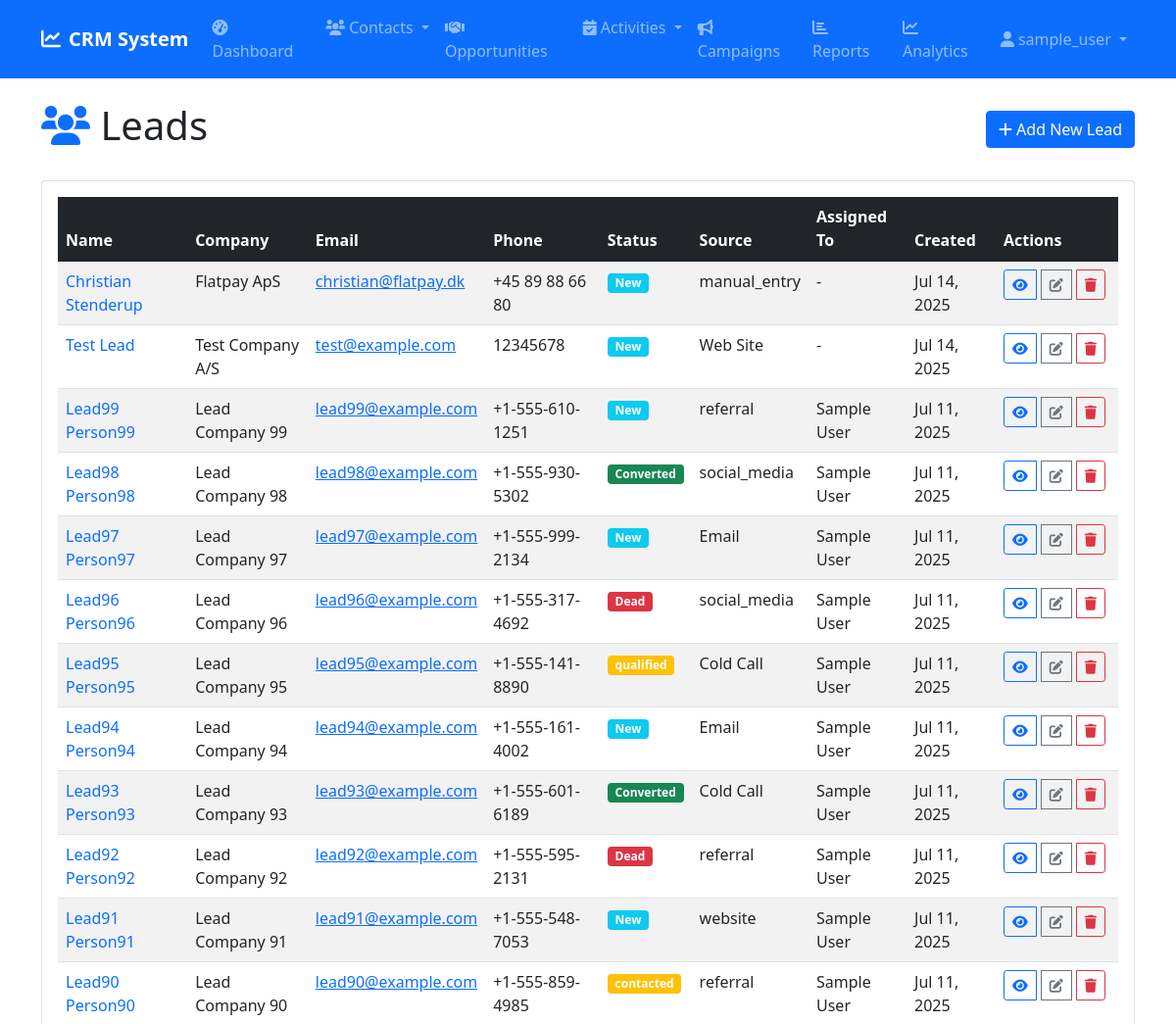
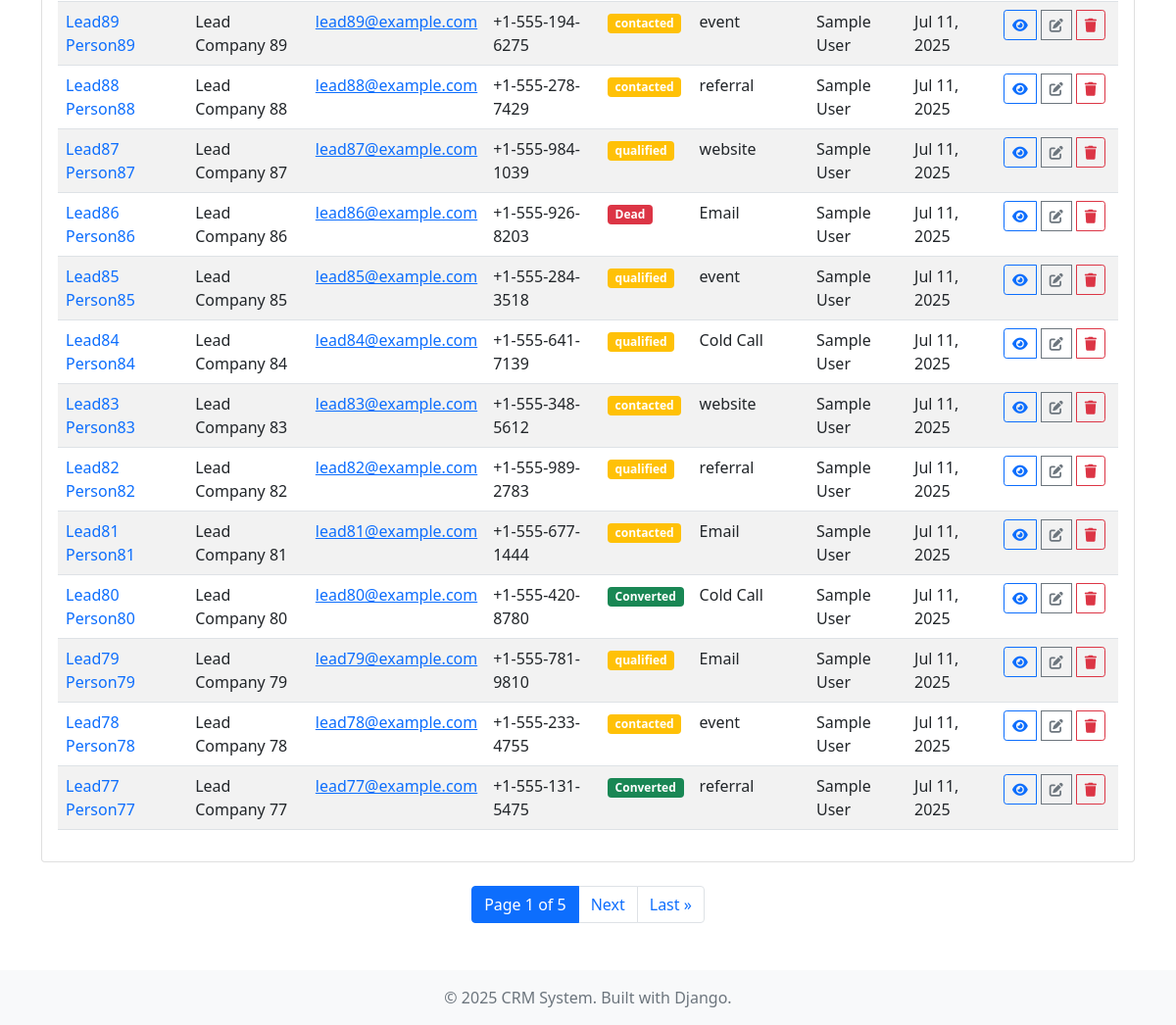
Page /leads/ (signed in) on the committed database (2 pictures, top to bottom).
### leads/models.py (models this page shows, shortened)
class Lead(models.Model):
    LEAD_STATUS = [
        ('new', 'New'),
        ('assigned', 'Assigned'),
        ('in_process', 'In Process'),
        ('converted', 'Converted'),
        ('recycled', 'Recycled'),
        ('dead', 'Dead'),
    ]
    LEAD_SOURCE = [
        ('cold_call', 'Cold Call'),
        ('existing_customer', 'Existing Customer'),
        ('partner', 'Partner'),
        ('public_relations', 'Public Relations'),
        ('direct_mail', 'Direct Mail'),
        ('conference', 'Conference'),
        ('trade_show', 'Trade Show'),
        ('web_site', 'Web Site'),
        ('word_of_mouth', 'Word of mouth'),
        ('email', 'Email'),
        ('campaign', 'Campaign'),
        ('other', 'Other'),
    ]
    FUNNEL_STAGE_CHOICES = [
        ('form_submitted', 'Form Submitted'),
        ('meeting_booked', 'Meeting Booked'),
        ('meeting_held', 'Meeting Held'),
        ('pilot_signed', 'Pilot Signed'),
        ('deal_closed', 'Deal Closed'),
        ('churned', 'Churned'),
    ]
    SALUTATIONS = [
        ('mr', 'Mr.'),
        ('mrs', 'Mrs.'),
        ('ms', 'Ms.'),
        ('dr', 'Dr.'),
        ('prof', 'Prof.'),
    ]
    salutation = models.CharField(max_length=10, choices=SALUTATIONS, blank=True)
    first_name = models.CharField(max_length=100)
    last_name = models.CharField(max_length=100)
    title = models.CharField(max_length=100, blank=True)
    company = models.CharField(max_length=200)
    email = models.EmailField()
    phone = models.CharField(max_length=20, blank=True)
    mobile = models.CharField(max_length=20, blank=True)
    fax = models.CharField(max_length=20, blank=True)
    website = models.URLField(blank=True)
    street = models.TextField(blank=True)
    city = models.CharField(max_length=100, blank=True)
    state = models.CharField(max_length=100, blank=True)
    postal_code = models.CharField(max_length=20, blank=True)
    country = models.CharField(max_length=100, blank=True)
    lead_source = models.CharField(max_length=20, choices=LEAD_SOURCE, blank=True)
    status = models.CharField(max_length=20, choices=LEAD_STATUS, default='new')
    industry = models.CharField(max_length=100, blank=True)
    annual_revenue = models.DecimalField(max_digits=15, decimal_places=2, null=True, blank=True)
    employees = models.IntegerField(null=True, blank=True)
    funnel_stage = models.CharField(max_length=20, choices=FUNNEL_STAGE_CHOICES, default='form_submitted')
    funnel_stage_updated_at = models.DateTimeField(auto_now=True)
    form_submitted_at = models.DateTimeField(null=True, blank=True)
    meeting_booked_at = models.DateTimeField(null=True, blank=True)
    meeting_held_at = models.DateTimeField(null=True, blank=True)
    pilot_signed_at = models.DateTimeField(null=True, blank=True)
    deal_closed_at = models.DateTimeField(null=True, blank=True)
    churned_at = models.DateTimeField(null=True, blank=True)
    lead_score = models.IntegerField(default=0, help_text="Lead quality score 0-100")
    estimated_value = models.DecimalField(max_digits=12, decimal_places=2, null=True, blank=True)
    cvr_number = models.CharField(max_length=8, blank=True, null=True, help_text="Danish CVR number")
    cvr_last_updated = models.DateTimeField(null=True, blank=True, help_text="When CVR data was last fetched")
    icp_score = models.IntegerField(default=4, help_text="ICP matching score (4-12 points)")
    icp_score_breakdown = models.JSONField(default=dict, blank=True, help_text="Detailed ICP scoring breakdown")
    do_not_call = models.BooleanField(default=False)
    email_opt_out = models.BooleanField(default=False)
    description = models.TextField(blank=True)
    assigned_to = models.ForeignKey(User, on_delete=models.SET_NULL, null=True, blank=True)
    created_by = models.ForeignKey(User, on_delete=models.SET_NULL, null=True, blank=True, related_name='created_leads')
    created_at = models.DateTimeField(auto_now_add=True)
    updated_at = models.DateTimeField(auto_now=True)
    class Meta:
        ordering = ['-created_at']
    @property
    def full_name(self):
        return f"{self.first_name} {self.last_name}"

### leads/views.py (the view)
# urls.py: path('', views.LeadListView.as_view(), name='list'),
class LeadListView(LoginRequiredMixin, ListView):
    model = Lead
    template_name = 'leads/lead_list.html'
    context_object_name = 'leads'
    paginate_by = 25
    def get_queryset(self):
        return Lead.objects.select_related('assigned_to').order_by('-created_at')

### templates/leads/lead_list.html (shortened to what this page needs)
{% extends 'base.html' %}
{% block content %}
<div class="d-flex justify-content-between align-items-center mb-4">
    <h1><i class="fas fa-users text-primary"></i> Leads</h1>
    <a href="{% url 'leads:create' %}" class="btn btn-primary">
        <i class="fas fa-plus"></i> Add New Lead
    </a>
</div>
<div class="card">
    <div class="card-body">
        <div class="table-responsive">
            <table class="table table-striped table-hover">
                <thead class="table-dark">
                    <tr>
                        <th>Name</th>
                        <th>Company</th>
                        <th>Email</th>
                        <th>Phone</th>
                        <th>Status</th>
                        <th>Source</th>
                        <th>Assigned To</th>
                        <th>Created</th>
                        <th>Actions</th>
                    </tr>
                </thead>
                <tbody>
                    {% for lead in leads %}
                    <tr>
                        <td>
                            <a href="{% url 'leads:detail' lead.pk %}" class="text-decoration-none">
                                {{ lead.full_name }}
                            </a>
                        </td>
                        <td>{{ lead.company }}</td>
                        <td>
                            {% if lead.email %}
                                <a href="mailto:{{ lead.email }}">{{ lead.email }}</a>
                            {% endif %}
                        </td>
                        <td>{{ lead.phone|default:"-" }}</td>
                        <td>
                            <span class="badge {% if lead.status == 'new' %}bg-info{% elif lead.status == 'converted' %}bg-success{% elif lead.status == 'dead' %}bg-danger{% else %}bg-warning{% endif %}">
                                {{ lead.get_status_display }}
                            </span>
                        </td>
                        <td>{{ lead.get_lead_source_display|default:"-" }}</td>
                        <td>{{ lead.assigned_to.get_full_name|default:"-" }}</td>
                        <td>{{ lead.created_at|date:"M d, Y" }}</td>
                        <td>
                            <div class="btn-group" role="group">
                                <a href="{% url 'leads:detail' lead.pk %}" class="btn btn-sm btn-outline-primary" title="View">
                                    <i class="fas fa-eye"></i>
                                </a>
                                <a href="{% url 'leads:edit' lead.pk %}" class="btn btn-sm btn-outline-secondary" title="Edit">
                                    <i class="fas fa-edit"></i>
                                </a>
                                <a href="{% url 'leads:delete' lead.pk %}" class="btn btn-sm btn-outline-danger" title="Delete">
                                    <i class="fas fa-trash"></i>
                                </a>
                            </div>
                        </td>
                    </tr>
                    {% endfor %}
                </tbody>
            </table>
        </div>
    </div>
</div>
{% if is_paginated %}
<nav aria-label="Page navigation">
    <ul class="pagination justify-content-center mt-4">
        <li class="page-item active">
            <span class="page-link">
                Page {{ page_obj.number }} of {{ page_obj.paginator.num_pages }}
            </span>
        </li>
        {% if page_obj.has_next %}
            <li class="page-item">
                <a class="page-link" href="?page={{ page_obj.next_page_number }}">Next</a>
            </li>
            <li class="page-item">
                <a class="page-link" href="?page={{ page_obj.paginator.num_pages }}">Last &raquo;</a>
            </li>
        {% endif %}
    </ul>
</nav>
{% endif %}
{% endblock %}

### templates/base.html (shortened to what this page needs)
<!DOCTYPE html>
<html lang="en">
<head>
    <link href="https://cdn.jsdelivr.net/npm/bootstrap@5.1.3/dist/css/bootstrap.min.css" rel="stylesheet">
    <link href="https://cdnjs.cloudflare.com/ajax/libs/font-awesome/6.0.0/css/all.min.css" rel="stylesheet">
    {% load static %}
    <link href="{% static 'css/custom.css' %}" rel="stylesheet">
</head>
<body>
    <nav class="navbar navbar-expand-lg navbar-dark bg-primary">
        <div class="container">
            <a class="navbar-brand" href="{% url 'dashboard:home' %}">
                <i class="fas fa-chart-line me-2"></i>CRM System
            </a>
            {% if user.is_authenticated %}
            <div class="collapse navbar-collapse" id="navbarNav">
                <ul class="navbar-nav me-auto">
                    <li class="nav-item">
                        <a class="nav-link" href="{% url 'dashboard:home' %}">
                            <i class="fas fa-tachometer-alt me-1"></i>Dashboard
                        </a>
                    </li>
                    <li class="nav-item dropdown">
                        <a class="nav-link dropdown-toggle" href="#" role="button" data-bs-toggle="dropdown">
                            <i class="fas fa-users me-1"></i>Contacts
                        </a>
                    </li>
                    <li class="nav-item">
                        <a class="nav-link" href="{% url 'opportunities:list' %}">
                            <i class="fas fa-handshake me-1"></i>Opportunities
                        </a>
                    </li>
                    <li class="nav-item dropdown">
                        <a class="nav-link dropdown-toggle" href="#" role="button" data-bs-toggle="dropdown">
                            <i class="fas fa-calendar-check me-1"></i>Activities
                        </a>
                    </li>
                    <li class="nav-item">
                        <a class="nav-link" href="{% url 'campaigns:list' %}">
                            <i class="fas fa-bullhorn me-1"></i>Campaigns
                        </a>
                    </li>
                    <li class="nav-item">
                        <a class="nav-link" href="{% url 'dashboard:reports' %}">
                            <i class="fas fa-chart-bar me-1"></i>Reports
                        </a>
                    </li>
                    <li class="nav-item">
                        <a class="nav-link" href="{% url 'dashboard:analytics' %}">
                            <i class="fas fa-chart-line me-1"></i>Analytics
                        </a>
                    </li>
                </ul>
                <ul class="navbar-nav">
                    <li class="nav-item dropdown">
                        <a class="nav-link dropdown-toggle" href="#" role="button" data-bs-toggle="dropdown">
                            <i class="fas fa-user me-1"></i>{{ user.username }}
                        </a>
                    </li>
                </ul>
            </div>
            {% endif %}
        </div>
    </nav>
    <main class="container my-4">
        {% block content %}
        {% endblock %}
    </main>
    <footer class="bg-light text-center py-3 mt-5">
        <div class="container">
            <p class="text-muted mb-0">&copy; 2025 CRM System. Built with Django.</p>
        </div>
    </footer>
</body>
</html>

### static/css/custom.css (style rules this page uses)
.navbar-brand { font-weight: bold; }
.btn-sm { margin-right: 5px; }

### rows in the picture
Lead: full_name "Christian Stenderup", company "Flatpay ApS", email "christian@flatpay.dk", phone "+45 89 88 66 80", status "New", lead_source "manual_entry", assigned_to.get_full_name "-", created_at "Jul 14, 2025"
Lead: full_name "Test Lead", company "Test Company A/S", email "test@example.com", phone "12345678", status "New", lead_source "Web Site", assigned_to.get_full_name "-", created_at "Jul 14, 2025"
Lead: full_name "Lead99 Person99", company "Lead Company 99", email "lead99@example.com", phone "+1-555-610-1251", status "New", lead_source "referral", assigned_to.get_full_name "Sample User", created_at "Jul 11, 2025"
Lead: full_name "Lead98 Person98", company "Lead Company 98", email "lead98@example.com", phone "+1-555-930-5302", status "Converted", lead_source "social_media", assigned_to.get_full_name "Sample User", created_at "Jul 11, 2025"
Lead: full_name "Lead97 Person97", company "Lead Company 97", email "lead97@example.com", phone "+1-555-999-2134", status "New", lead_source "Email", assigned_to.get_full_name "Sample User", created_at "Jul 11, 2025"
Lead: full_name "Lead96 Person96", company "Lead Company 96", email "lead96@example.com", phone "+1-555-317-4692", status "Dead", lead_source "social_media", assigned_to.get_full_name "Sample User", created_at "Jul 11, 2025"
Lead: full_name "Lead95 Person95", company "Lead Company 95", email "lead95@example.com", phone "+1-555-141-8890", status "qualified", lead_source "Cold Call", assigned_to.get_full_name "Sample User", created_at "Jul 11, 2025"
Lead: full_name "Lead94 Person94", company "Lead Company 94", email "lead94@example.com", phone "+1-555-161-4002", status "New", lead_source "Email", assigned_to.get_full_name "Sample User", created_at "Jul 11, 2025"
Lead: full_name "Lead93 Person93", company "Lead Company 93", email "lead93@example.com", phone "+1-555-601-6189", status "Converted", lead_source "Cold Call", assigned_to.get_full_name "Sample User", created_at "Jul 11, 2025"
Lead: full_name "Lead92 Person92", company "Lead Company 92", email "lead92@example.com", phone "+1-555-595-2131", status "Dead", lead_source "referral", assigned_to.get_full_name "Sample User", created_at "Jul 11, 2025"
Lead: full_name "Lead91 Person91", company "Lead Company 91", email "lead91@example.com", phone "+1-555-548-7053", status "New", lead_source "website", assigned_to.get_full_name "Sample User", created_at "Jul 11, 2025"
Lead: full_name "Lead90 Person90", company "Lead Company 90", email "lead90@example.com", phone "+1-555-859-4985", status "contacted", lead_source "referral", assigned_to.get_full_name "Sample User", created_at "Jul 11, 2025"
Lead: full_name "Lead89 Person89", company "Lead Company 89", email "lead89@example.com", phone "+1-555-194-6275", status "contacted", lead_source "event", assigned_to.get_full_name "Sample User", created_at "Jul 11, 2025"
Lead: full_name "Lead88 Person88", company "Lead Company 88", email "lead88@example.com", phone "+1-555-278-7429", status "contacted", lead_source "referral", assigned_to.get_full_name "Sample User", created_at "Jul 11, 2025"
Lead: full_name "Lead87 Person87", company "Lead Company 87", email "lead87@example.com", phone "+1-555-984-1039", status "qualified", lead_source "website", assigned_to.get_full_name "Sample User", created_at "Jul 11, 2025"
Lead: full_name "Lead86 Person86", company "Lead Company 86", email "lead86@example.com", phone "+1-555-926-8203", status "Dead", lead_source "Email", assigned_to.get_full_name "Sample User", created_at "Jul 11, 2025"
Lead: full_name "Lead85 Person85", company "Lead Company 85", email "lead85@example.com", phone "+1-555-284-3518", status "qualified", lead_source "event", assigned_to.get_full_name "Sample User", created_at "Jul 11, 2025"
Lead: full_name "Lead84 Person84", company "Lead Company 84", email "lead84@example.com", phone "+1-555-641-7139", status "qualified", lead_source "Cold Call", assigned_to.get_full_name "Sample User", created_at "Jul 11, 2025"
Lead: full_name "Lead83 Person83", company "Lead Company 83", email "lead83@example.com", phone "+1-555-348-5612", status "contacted", lead_source "website", assigned_to.get_full_name "Sample User", created_at "Jul 11, 2025"
Lead: full_name "Lead82 Person82", company "Lead Company 82", email "lead82@example.com", phone "+1-555-989-2783", status "qualified", lead_source "referral", assigned_to.get_full_name "Sample User", created_at "Jul 11, 2025"
Lead: full_name "Lead81 Person81", company "Lead Company 81", email "lead81@example.com", phone "+1-555-677-1444", status "contacted", lead_source "Email", assigned_to.get_full_name "Sample User", created_at "Jul 11, 2025"
Lead: full_name "Lead80 Person80", company "Lead Company 80", email "lead80@example.com", phone "+1-555-420-8780", status "Converted", lead_source "Cold Call", assigned_to.get_full_name "Sample User", created_at "Jul 11, 2025"
Lead: full_name "Lead79 Person79", company "Lead Company 79", email "lead79@example.com", phone "+1-555-781-9810", status "qualified", lead_source "Email", assigned_to.get_full_name "Sample User", created_at "Jul 11, 2025"
Lead: full_name "Lead78 Person78", company "Lead Company 78", email "lead78@example.com", phone "+1-555-233-4755", status "contacted", lead_source "event", assigned_to.get_full_name "Sample User", created_at "Jul 11, 2025"
Lead: full_name "Lead77 Person77", company "Lead Company 77", email "lead77@example.com", phone "+1-555-131-5475", status "Converted", lead_source "referral", assigned_to.get_full_name "Sample User", created_at "Jul 11, 2025"

### other values in the picture
{{ user.username }} "sample_user"
{{ page_obj.number }} "1"
{{ page_obj.paginator.num_pages }} "5"
